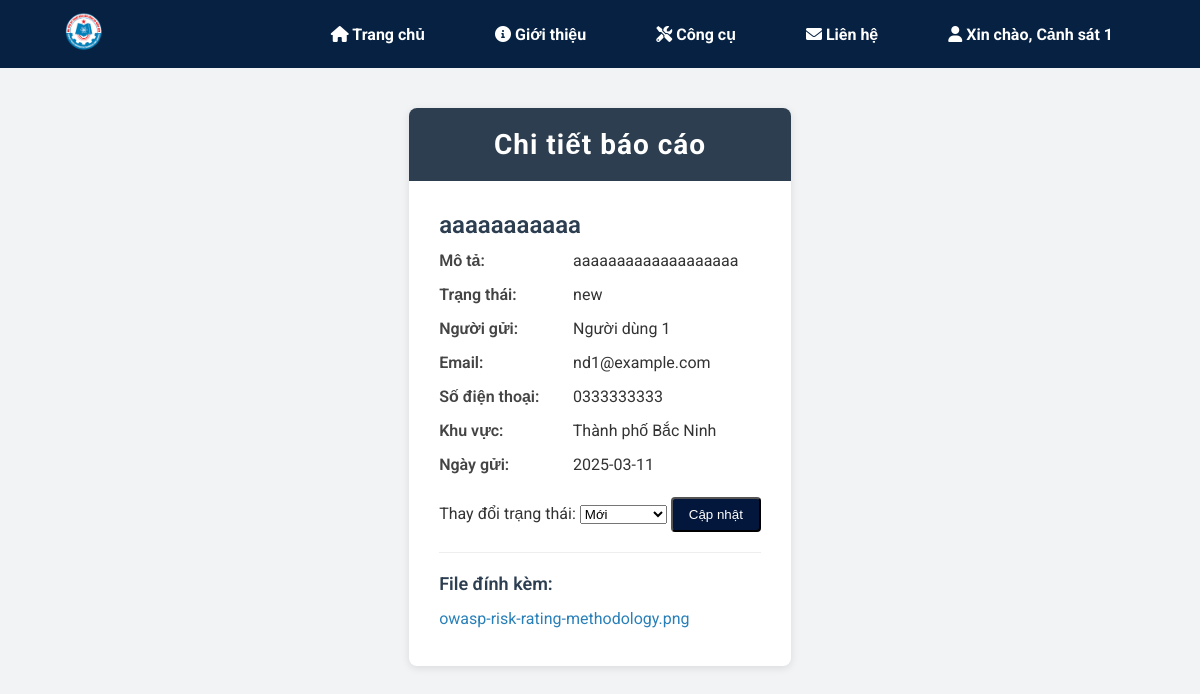
/police_officer/reports/7 (signed in), run on the app's committed database.
### asrp/models.py (models this page shows, shortened)
class User(UserMixin, db.Model):
    __tablename__ = 'users'
    id = db.Column(db.Integer, primary_key=True)
    username = db.Column(db.String(64), index=True, unique=True)
    email = db.Column(db.String(120), index=True, unique=True)
    password_hash = db.Column(db.String(128))
    full_name = db.Column(db.String(150), nullable=False)
    phone_number = db.Column(db.String(20), nullable=False)
    role = db.Column(
        db.Enum('user', 'police_officer', 'admin'),
        default='user',
        nullable=False
    )
    unit_id = db.Column(db.Integer, db.ForeignKey('units.id'), nullable=True)
    date_joined = db.Column(db.DateTime, default=datetime.utcnow, nullable=False)
    is_active = db.Column(db.Boolean, default=True, nullable=False)
    personal_photo = db.Column(db.String(200), nullable=True)
    id_card_photo = db.Column(db.String(200), nullable=True)
    additional_info = db.Column(db.Text, nullable=True)
    verification_status = db.Column(
        db.Enum('pending', 'verified', 'rejected'),
        default='pending',
        nullable=False
    )
    reports = relationship('Report', foreign_keys='Report.user_id', back_populates='user')
    unit = db.relationship('Unit', backref='members', lazy='joined')
    authored_contents = db.relationship('Content', backref='author', lazy='dynamic')

class Report(db.Model):
    __tablename__ = 'reports'
    id = db.Column(db.Integer, primary_key=True)
    user_id = db.Column(db.Integer, db.ForeignKey('users.id'), nullable=False)
    area_id = db.Column(db.Integer, db.ForeignKey('areas.id'), nullable=False)
    title = db.Column(db.String(200), nullable=False)
    description = db.Column(db.Text, nullable=False)
    latitude = db.Column(db.Float, nullable=True)
    longitude = db.Column(db.Float, nullable=True)
    date_submitted = db.Column(db.DateTime, default=datetime.utcnow, nullable=False)
    status = db.Column(
        db.Enum('new', 'in_progress', 'closed', 'resolved'),
        default='new',
        nullable=False
    )
    assigned_officer_id = db.Column(db.Integer, db.ForeignKey('users.id'), nullable=True)
    created_at = db.Column(db.DateTime, default=datetime.utcnow, nullable=False)
    updated_at = db.Column(
        db.DateTime,
        default=datetime.utcnow,
        onupdate=datetime.utcnow,
        nullable=False
    )
    user = relationship('User', foreign_keys=[user_id], back_populates='reports')
    assigned_officer = db.relationship('User', foreign_keys=[assigned_officer_id])
    area = db.relationship(
        'Area',
        backref='reports',
        lazy='joined'
    )
    attachments = db.relationship('Attachment', backref='report', lazy='select')

class Area(db.Model):
    __tablename__ = 'areas'
    id = db.Column(db.Integer, primary_key=True)
    name = db.Column(db.String(150), nullable=False)
    description = db.Column(db.Text, nullable=True)

class Attachment(db.Model):
    __tablename__ = 'attachments'
    id = db.Column(db.Integer, primary_key=True)
    report_id = db.Column(db.Integer, db.ForeignKey('reports.id'), nullable=False)
    file_path = db.Column(db.String(200), nullable=False)
    file_type = db.Column(
        db.Enum('image','video','document','audio','other'),
        nullable=False
    )
    file_name = db.Column(db.String(200), nullable=True)
    uploaded_at = db.Column(db.DateTime, default=datetime.utcnow, nullable=False)

### asrp/blueprints/police_officer/routes.py (the view)
@police_officer_bp.route('/reports/<int:report_id>', methods=['GET'])
@login_required
def report_detail(report_id):
    report = Report.query.options(
        joinedload(Report.user),
        joinedload(Report.attachments)
    ).get_or_404(report_id)
    if report.assigned_officer_id is not None and report.assigned_officer_id != current_user.id:
        flash('Bạn không có quyền xem báo cáo này.', 'danger')
        return redirect(url_for('police_officer.view_reports'))
    return render_template('police_officer/report_detail.html', report=report)

### asrp/templates/police_officer/report_detail.html (shortened to what this page needs)
{% extends "base.html" %}
{% block content %}
<link rel="stylesheet" href="{{ url_for('static', filename='css/report_detail.css') }}">
<link rel="stylesheet" href="https://cdn.jsdelivr.net/npm/sweetalert2@11/dist/sweetalert2.min.css">
<div class="report-detail-container">
    <div class="report-header">
        <h2>Chi tiết báo cáo</h2>
    </div>
    <div class="report-content">
        <div class="report-info">
            <h3>{{ report.title }}</h3>
            <p>
                <span>Mô tả:</span>
                {{ report.description }}
            </p>
            <p>
                <span>Trạng thái:</span>
                {{ report.status }}
            </p>
            <p>
                <span>Người gửi:</span>
                {{ report.user.full_name }}
            </p>
            <p>
                <span>Email:</span>
                {{ report.user.email }}
            </p>
            <p>
                <span>Số điện thoại:</span>
                {{ report.user.phone_number }}
            </p>
            <p>
                <span>Khu vực:</span>
                {{ report.area.name }}
            </p>
            <p>
                <span>Ngày gửi:</span>
                {{ report.created_at.strftime('%Y-%m-%d') }}
            </p>
        </div>
        <form id="status-update-form" method="post" action="{{ url_for('police_officer.update_report_status', report_id=report.id) }}">
            <label for="status">Thay đổi trạng thái:</label>
            <select name="status" id="status">
                <option value="new" {% if report.status == 'new' %}selected{% endif %}>Mới</option>
            </select>
            <button type="submit" class="btn btn-info">Cập nhật</button>
        </form>
        <div class="report-attachments">
            <h4>File đính kèm:</h4>
            <ul>
                {% for attachment in report.attachments %}
                <li>
                    <a href="{{ url_for('report.download_attachment', report_id=report.id, filename=attachment.file_name) }}" target="_blank">
                        {{ attachment.file_name }}
                    </a>
                </li>
                {% endfor %}
            </ul>
        </div>
    </div>
</div>
{% endblock %}

### asrp/templates/base.html (shortened to what this page needs)
<!DOCTYPE html>
<html lang="vi">
<head>
  <link rel="stylesheet" href="https://cdnjs.cloudflare.com/ajax/libs/font-awesome/6.0.0/css/all.min.css" />
  <link rel="stylesheet" href="{{ url_for('static', filename='css/main.css') }}">
  <link rel="stylesheet" href="https://cdn.jsdelivr.net/npm/sweetalert2@11/dist/sweetalert2.min.css">
  <link rel="stylesheet" href="{{ url_for('static', filename='css/check_info.css') }}">
</head>
<body>
  <header class="header">
    <div class="container header-container">
      <div class="logo">
        <a href="{{ url_for('main.index') }}">
          <img src="{{ url_for('static', filename='images/logo.png') }}" alt="Logo" class="logo-img" />
        </a>
      </div>
      <nav class="navbar">
        <ul>
          <li>
            <a href="{{ url_for('main.index') }}">
              <i class="fas fa-home"></i>  Trang chủ
            </a>
          </li>
          <li>
            <a href="#">
              <i class="fas fa-info-circle"></i>  Giới thiệu
            </a>
          </li>
          <li>
            <a href="#">
              <i class="fas fa-tools"></i>  Công cụ
            </a>
          </li>
          <li>
            <a href="#">
              <i class="fas fa-envelope"></i>  Liên hệ
            </a>
          </li>
          {% if current_user.is_authenticated %}
            <li class="dropdown">
              <a href="#" class="dropdown-toggle">
                <i class="fas fa-user"></i>  Xin chào, {{ current_user.full_name }}
              </a>
            </li>
          {% endif %}
        </ul>
      </nav>
    </div>
  </header>
  {% block content %}{% endblock %}
</body>
</html>

### asrp/static/css/main.css (style rules this page uses)
* { margin: 0; padding: 0; box-sizing: border-box; }
html, body { height: 100%; margin: 0; display: flex; flex-direction: column; }
body { font-family: system-ui, -apple-system, BlinkMacSystemFont, "Segoe UI", Roboto, Oxygen, Ubuntu, Cantarell, "Open Sans", "Helvetica Neue", sans-serif; color: #333; background-color: #FFFFFF; flex: 1; }
.container { max-width: 1200px; margin: 0 auto; width: 90%; }
.header { background-color: #062141; padding: 0.75rem 0; position: -webkit-sticky; position: sticky; top: 0; z-index: 1000; }
.header-container { display: flex; align-items: center; justify-content: space-between; }
.header .navbar ul { display: flex; list-style: none; margin: 0; padding: 0; }
.header .navbar ul li { margin: 0 15px; position: relative; }
.header .navbar ul li a { text-decoration: none; color: #fff; font-weight: bold; transition: color 0.3s; }
.logo-img { height: 40px; }
.navbar ul { list-style: none; display: flex; gap: 1rem; }
.navbar ul li a { text-decoration: none; color: #fff; font-weight: 500; padding: 0.5rem 0.75rem; transition: background-color 0.3s; }
.btn { display: inline-block; background-color: #03163c; color: #fff; text-decoration: none; padding: 0.5rem 1rem; border-radius: 4px; transition: background-color 0.3s; }

### asrp/static/css/report_detail.css (style rules this page uses)
* { margin: 0; padding: 0; box-sizing: border-box; }
body { font-family: 'Roboto', sans-serif; background-color: #f1f3f5; color: #333; }
.report-detail-container { max-width: 1000px; margin: 40px auto; background-color: #fff; border-radius: 8px; box-shadow: 0 2px 8px rgba(0, 0, 0, 0.1); overflow: hidden; }
.report-header { background-color: #2c3e50; padding: 20px 30px; text-align: center; }
.report-header h2 { color: #fff; font-size: 28px; font-weight: 700; letter-spacing: 1px; }
.report-content { padding: 30px; }
.report-info { margin-bottom: 20px; }
.report-info h3 { font-size: 24px; color: #2c3e50; margin-bottom: 10px; font-weight: 600; }
.report-info p { font-size: 16px; line-height: 1.5; margin-bottom: 10px; }
.report-info p span { display: inline-block; width: 130px; font-weight: 600; color: #444; }
.report-attachments { margin-top: 20px; border-top: 1px solid #eee; padding-top: 20px; }
.report-attachments h4 { font-size: 18px; font-weight: 600; margin-bottom: 15px; color: #2c3e50; }
.report-attachments ul { list-style: none; }
.report-attachments li { margin-bottom: 8px; }
.report-attachments li a { color: #2980b9; text-decoration: none; transition: color 0.2s ease-in-out; }

### data on the page
User: full_name "Cảnh sát 1"
Report: title "aaaaaaaaaaa", description "aaaaaaaaaaaaaaaaaaa", status "new", created_at "2025-03-11", status "Mới"
User: user.full_name "Người dùng 1", user.email "nd1@example.com", user.phone_number "0333333333"
Area: area.name "Thành phố Bắc Ninh"
Attachment: file_name "owasp-risk-rating-methodology.png"
